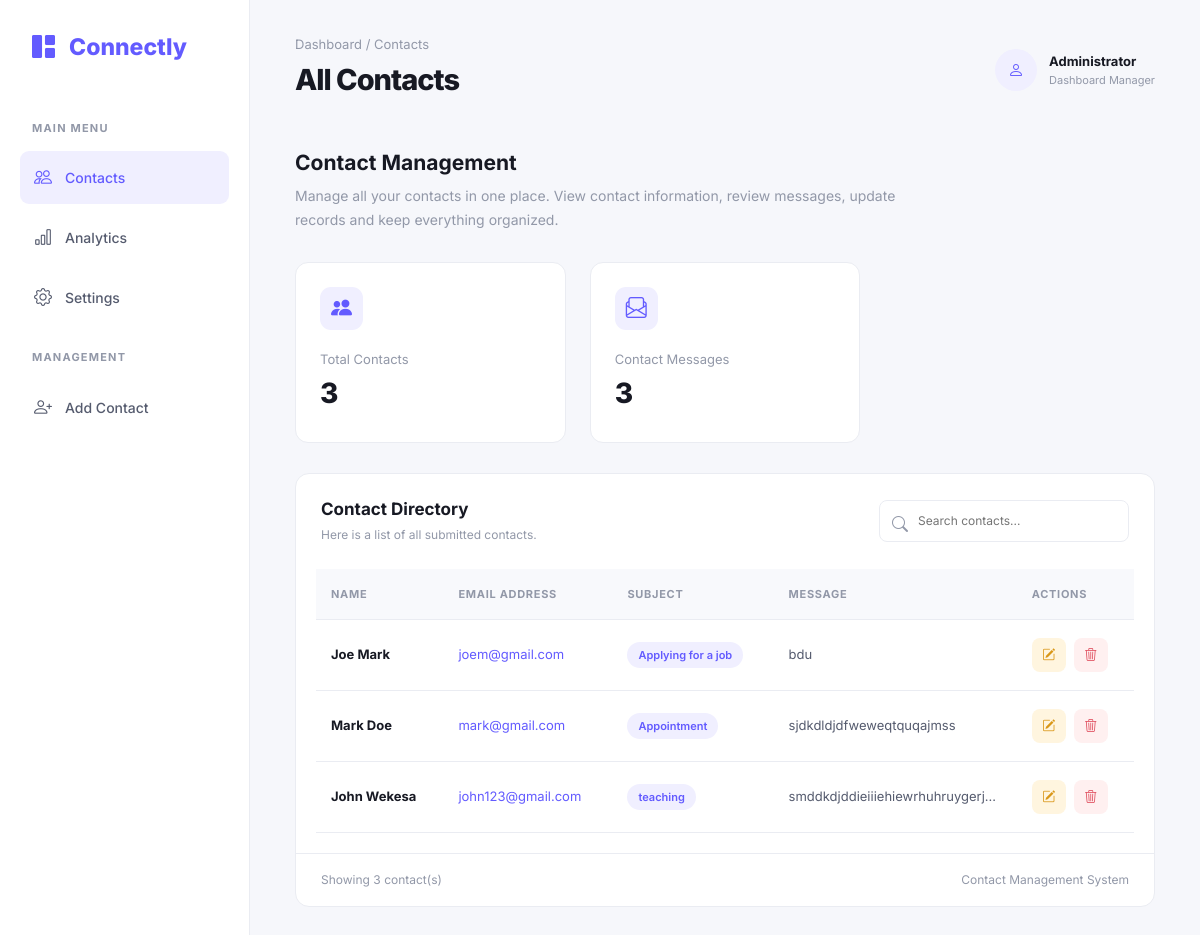
Page /show/ on the committed database.
### sokoapp/models.py (models this page shows, shortened)
class Contact(models.Model):
     name = models.CharField(max_length=20)
     email = models.EmailField()
     subject = models.CharField(max_length=100)
     message = models.TextField()

### sokoapp/views.py (the view)
# urls.py: path('show/', views.show, name= 'show'),
def show(request):
    all = Contact.objects.all()
    return render(request, 'show.html', {"all" : all})

### templates/show.html (shortened to what this page needs)
<!DOCTYPE html>
<html lang="en">
<head>
    {% load static %}
    <link rel="stylesheet" href="{% static 'assets/vendor/bootstrap/css/bootstrap.min.css' %}">
    <link rel="stylesheet" href="https://cdn.jsdelivr.net/npm/bootstrap-icons@1.11.3/font/bootstrap-icons.min.css">
</head>
<body>
<div class="dashboard">
    <aside class="sidebar">
        <div class="brand">
            <i class="bi bi-grid-1x2-fill"></i> Connectly
        </div>
        <p class="nav-label">MAIN MENU</p>
        <a href="#" class="nav-link-custom active">
            <i class="bi bi-people"></i>
            Contacts
        </a>
        <a href="#" class="nav-link-custom">
            <i class="bi bi-bar-chart"></i>
            Analytics
        </a>
        <a href="#" class="nav-link-custom">
            <i class="bi bi-gear"></i>
            Settings
        </a>
        <p class="nav-label">MANAGEMENT</p>
        <a href="#" class="nav-link-custom">
            <i class="bi bi-person-plus"></i>
            Add Contact
        </a>
    </aside>
    <main class="main-content">
        <div class="topbar">
            <div>
                <p class="breadcrumb-text">Dashboard / Contacts</p>
                <h1 class="page-title">All Contacts</h1>
            </div>
            <div class="profile">
                <div class="profile-icon">
                    <i class="bi bi-person"></i>
                </div>
                <div>
                    <div class="profile-name">Administrator</div>
                    <div class="profile-role">Dashboard Manager</div>
                </div>
            </div>
        </div>
        <section class="welcome-section">
            <h2>Contact Management</h2>
            <p>
                Manage all your contacts in one place. View contact information,
                review messages, update records and keep everything organized.
            </p>
        </section>
        <div class="row">
            <div class="col-md-6 col-lg-4">
                <div class="stats-card">
                    <div class="stats-icon">
                        <i class="bi bi-people-fill"></i>
                    </div>
                    <p class="stats-label">Total Contacts</p>
                    <h2 class="stats-number">{{ all|length }}</h2>
                </div>
            </div>
            <div class="col-md-6 col-lg-4">
                <div class="stats-card">
                    <div class="stats-icon">
                        <i class="bi bi-envelope-paper"></i>
                    </div>
                    <p class="stats-label">Contact Messages</p>
                    <h2 class="stats-number">{{ all|length }}</h2>
                </div>
            </div>
        </div>
        <section class="contacts-card">
            <div class="contacts-header">
                <div>
                    <h3>Contact Directory</h3>
                    <p>Here is a list of all submitted contacts.</p>
                </div>
                <div class="search-box">
                    <i class="bi bi-search"></i>
                    <input
                        type="text"
                        id="contactSearch"
                        placeholder="Search contacts..."
                        onkeyup="searchContacts()"
                    >
                </div>
            </div>
            <div class="table-responsive">
                <table class="table" id="contactsTable">
                    <thead>
                        <tr>
                            <th>Name</th>
                            <th>Email Address</th>
                            <th>Subject</th>
                            <th>Message</th>
                            <th>Actions</th>
                        </tr>
                    </thead>
                    <tbody>
                        {% for contact in all %}
                        <tr>
                            <td>
                                <span class="contact-name">
                                    {{ contact.name }}
                                </span>
                            </td>
                            <td>
                                <span class="contact-email">
                                    {{ contact.email }}
                                </span>
                            </td>
                            <td>
                                <span class="subject-badge">
                                    {{ contact.subject }}
                                </span>
                            </td>
                            <td class="message-cell">
                                {{ contact.message }}
                            </td>
                            <td>
                                <div class="action-buttons">
                                    <a href="/edit/{{contact.id}}"
                                       class="action-btn edit-btn"
                                       title="Edit Contact">
                                        <i class="bi bi-pencil-square"></i>
                                    </a>
                                    <a href="/delete/{{contact.id}}"
                                       class="action-btn delete-btn"
                                       title="Delete Contact"
                                       onclick="return confirm('Are you sure you want to delete this contact?');">
                                        <i class="bi bi-trash3"></i>
                                    </a>
                                </div>
                            </td>
                        </tr>
                        {% endfor %}
                    </tbody>
                </table>
            </div>
            <div class="table-footer">
                <span>
                    Showing {{ all|length }} contact(s)
                </span>
                <span>
                    Contact Management System
                </span>
            </div>
        </section>
    </main>
</div>
</body>

### templates/show.html (style rules this page uses)
:root { --primary: #635bff; --primary-light: #f0efff; --dark: #171923; --text: #555b6e; --muted: #9298a8; --background: #f6f7fb; --border: #eaecf2; --white: #ffffff; }
* { margin: 0; padding: 0; box-sizing: border-box; }
body { font-family: 'Inter', sans-serif; background: var(--background); color: var(--dark); }
.dashboard { display: flex; min-height: 100vh; }
.sidebar { width: 250px; background: var(--white); border-right: 1px solid var(--border); padding: 30px 20px; flex-shrink: 0; }
.brand { font-size: 23px; font-weight: 800; color: var(--primary); margin-bottom: 55px; padding-left: 12px; }
.brand i { margin-right: 9px; }
.nav-label { font-size: 11px; font-weight: 700; color: var(--muted); letter-spacing: 1.2px; margin: 25px 12px 15px; }
.nav-link-custom { display: flex; align-items: center; gap: 13px; padding: 13px 14px; margin-bottom: 7px; text-decoration: none; color: var(--text); font-size: 14px; font-weight: 500; border-radius: 9px; transition: 0.2s ease; }
.nav-link-custom:hover, .nav-link-custom.active { background: var(--primary-light); color: var(--primary); }
.nav-link-custom i { font-size: 18px; }
.main-content { flex: 1; min-width: 0; padding: 35px 45px; }
.topbar { display: flex; justify-content: space-between; align-items: center; margin-bottom: 45px; gap: 20px; }
.breadcrumb-text { font-size: 13px; color: var(--muted); margin-bottom: 8px; }
.page-title { font-size: 29px; font-weight: 800; letter-spacing: -1px; }
.profile { display: flex; align-items: center; gap: 12px; }
.profile-icon { width: 42px; height: 42px; border-radius: 50%; background: var(--primary-light); color: var(--primary); display: flex; justify-content: center; align-items: center; font-weight: 700; }
.profile-name { font-size: 13px; font-weight: 700; }
.profile-role { font-size: 11px; color: var(--muted); }
.welcome-section { margin-bottom: 30px; }
.welcome-section h2 { font-size: 21px; font-weight: 700; margin-bottom: 9px; }
.welcome-section p { color: var(--muted); font-size: 14px; line-height: 1.7; max-width: 650px; }
.stats-card { background: var(--white); padding: 24px; border: 1px solid var(--border); border-radius: 13px; margin-bottom: 30px; }
.stats-icon { width: 43px; height: 43px; display: flex; align-items: center; justify-content: center; background: var(--primary-light); color: var(--primary); border-radius: 11px; font-size: 21px; margin-bottom: 20px; }
.stats-label { font-size: 13px; color: var(--muted); margin-bottom: 7px; }
.stats-number { font-size: 28px; font-weight: 800; }
.contacts-card { background: var(--white); border: 1px solid var(--border); border-radius: 14px; overflow: hidden; }
.contacts-header { display: flex; justify-content: space-between; align-items: center; padding: 25px; gap: 15px; }
.contacts-header h3 { font-size: 17px; font-weight: 700; margin-bottom: 6px; }
.contacts-header p { color: var(--muted); font-size: 12px; margin: 0; }
.search-box { position: relative; width: 250px; }
.search-box i { position: absolute; top: 12px; left: 13px; color: var(--muted); }
.search-box input { width: 100%; padding: 11px 12px 11px 38px; border: 1px solid var(--border); border-radius: 8px; outline: none; font-size: 12px; font-family: inherit; }
.table-responsive { padding: 0 20px 20px; }
.table { margin-bottom: 0; white-space: nowrap; }
.table thead th { background: #f8f9fc; color: var(--muted); font-size: 11px; text-transform: uppercase; letter-spacing: 0.7px; font-weight: 700; padding: 17px 15px; border-bottom: 1px solid var(--border); border-top: none; }
.table tbody td { padding: 18px 15px; font-size: 13px; color: var(--text); vertical-align: middle; border-color: var(--border); }
.contact-name { font-weight: 700; color: var(--dark); }
.contact-email { color: var(--primary); }
.subject-badge { background: #f0efff; color: var(--primary); padding: 6px 11px; border-radius: 20px; font-size: 11px; font-weight: 600; }
.message-cell { max-width: 220px; overflow: hidden; text-overflow: ellipsis; }
.action-buttons { display: flex; gap: 8px; }
.action-btn { display: inline-flex; justify-content: center; align-items: center; width: 34px; height: 34px; border-radius: 8px; text-decoration: none; transition: 0.2s ease; }
.edit-btn { background: #fff5df; color: #d99718; }
.delete-btn { background: #fff0f0; color: #e04f5f; }
.table-footer { padding: 17px 25px; border-top: 1px solid var(--border); display: flex; justify-content: space-between; align-items: center; font-size: 12px; color: var(--muted); }

### rows in the picture
Contact: name "Joe Mark", email "joem@gmail.com", subject "Applying for a job", message "bdu"
Contact: name "Mark Doe", email "mark@gmail.com", subject "Appointment", message "sjdkdldjdfweweqtquqajmss"
Contact: name "John Wekesa", email "john123@gmail.com", subject "teaching", message "smddkdjddieiiiehiewrhuhruygerj…"

### other values in the picture
{{ all|length }} "3"
